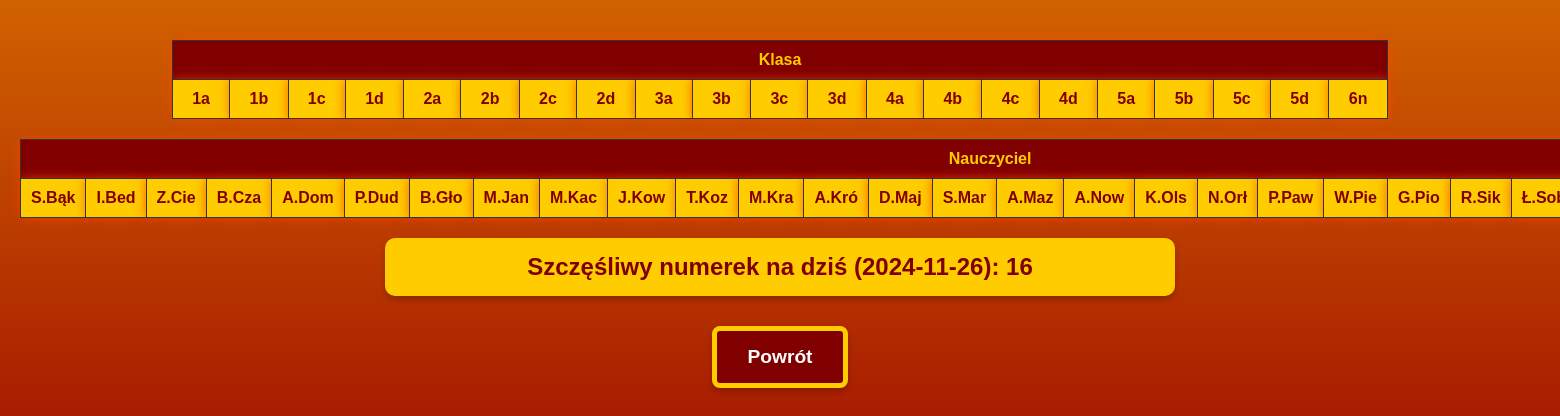
/BazaDanych.php, run on an earlier commit of the app's database.
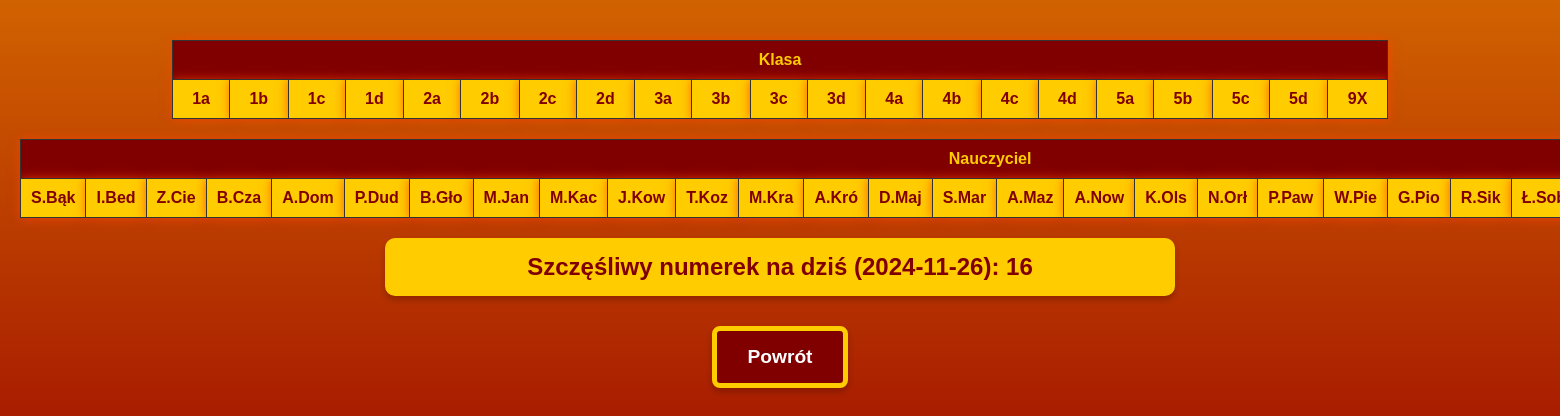
And on a later commit of the database.
### tables this page shows
CREATE TABLE `klasy` (
  `Klasa_id` int(11) NOT NULL,
  `Klasa` varchar(2) NOT NULL
);

### BazaDanych.php (the view, shortened to what this page needs)
<?php
$db_server = "localhost";
$db_user = "root";
$db_pass = "";
$db_name = "dziennikdb";
$conn = mysqli_connect($db_server, $db_user, $db_pass, $db_name);
mysqli_set_charset($conn, "utf8mb4");
$today = date("Y-m-d");
$lucky_number = null;
$sql_check = "SELECT lucky_number FROM szczensliwy_numer WHERE date = ?";
$stmt = mysqli_prepare($conn, $sql_check);
mysqli_stmt_bind_param($stmt, "s", $today);
mysqli_stmt_execute($stmt);
mysqli_stmt_bind_result($stmt, $lucky_number);
if ($lucky_number === null) {
    $lucky_number = mt_rand(1, 32);
}
$sql_classes = "SELECT Klasa FROM klasy ORDER BY
                CAST(SUBSTRING(Klasa, 1, LENGTH(Klasa) - 1) AS UNSIGNED) ASC,
                SUBSTRING(Klasa, LENGTH(Klasa)) ASC";
$result_classes = mysqli_query($conn, $sql_classes);
$sql_teachers = "SELECT Nauczyciel_id, Imie, Nazwisko FROM nauczyciele ORDER BY Nazwisko ASC";
$result_teachers = mysqli_query($conn, $sql_teachers);
?>
<!DOCTYPE html>
<html lang="pl">
<head>
    <link rel="stylesheet" href="styles.css">
</head>
<body>
    <?php if ($result_classes && mysqli_num_rows($result_classes) > 0): ?>
        <table>
            <tr>
                <th colspan="<?php echo mysqli_num_rows($result_classes); ?>">Klasa</th>
            </tr>
            <tr>
                <?php while ($row = mysqli_fetch_assoc($result_classes)): ?>
                    <td><a href="PlanLekcji.php?klasa=<?php echo urlencode($row['Klasa']); ?>"><?php echo $row['Klasa']; ?></a></td>
                <?php endwhile; ?>
            </tr>
        </table>
    <?php else: ?>
        <p>Brak wyników.</p>
    <?php endif; ?>
    <?php if ($result_teachers && mysqli_num_rows($result_teachers) > 0): ?>
        <table>
            <tr>
                <th colspan="<?php echo mysqli_num_rows($result_teachers); ?>">Nauczyciel</th>
            </tr>
            <tr>
                <?php while ($teacher = mysqli_fetch_assoc($result_teachers)): ?>
                    <td>
                        <a href="ProfilNauczyciela.php?id=<?php echo urlencode($teacher['Nauczyciel_id']); ?>">
                            <?php $inicjaly = strtoupper(mb_substr($teacher['Imie'], 0, 1, "UTF-8")) . '.' . ucfirst(mb_strtolower(mb_substr($teacher['Nazwisko'], 0, 3, "UTF-8"), "UTF-8"));echo $inicjaly; ?>
                        </a>
                    </td>
                <?php endwhile; ?>
            </tr>
        </table>
    <?php else: ?>
        <p>Brak nauczycieli w bazie.</p>
    <?php endif; ?>
    <div class="lucky-number-container">
        Szczęśliwy numerek na dziś (<?php echo $today; ?>): <span><?php echo $lucky_number; ?></span>
    </div>
    <div class="button-container">
        <a href="index.html" class="button">Powrót</a>
    </div>
</body>
</html>

What changed in the data, as far as the page shows it:
changed klasy (number 21 of 21 on the later page): Klasa "6n" → "9X"
